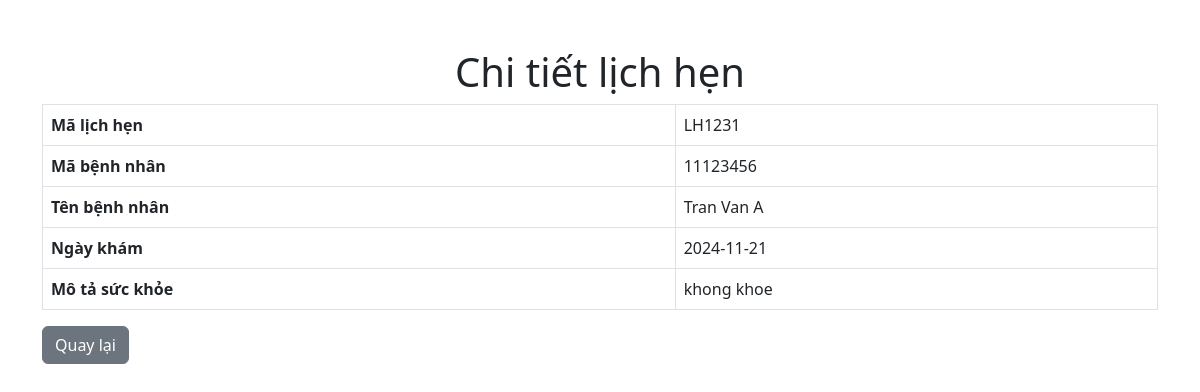
Screenshot of /admin/tiepTan/chitiet.php?maLichHen=LH1231 with the database file from the repository.
### tables this page shows
CREATE TABLE `lichhenkham` (
  `maLichHen` varchar(10) NOT NULL,
  `ngayKham` date NOT NULL,
  `gioKham` time NOT NULL,
  `moTa` text DEFAULT NULL,
  `maDichVu` varchar(10) NOT NULL,
  `maKhoa` varchar(50) NOT NULL,
  `maBacSi` int(11) NOT NULL,
  `maBenhNhan` int(11) NOT NULL
);

CREATE TABLE `benhnhan` (
  `maBenhNhan` int(11) NOT NULL,
  `tenBenhNhan` varchar(100) NOT NULL,
  `namSinh` date NOT NULL,
  `gioitinh` enum('Nam','Nữ','Tùy chỉnh') NOT NULL,
  `diaChi` text DEFAULT NULL,
  `sdt` varchar(11) NOT NULL,
  `maBHYT` varchar(15) DEFAULT NULL,
  `maPhieuKham` varchar(10) DEFAULT NULL
);

### admin/tiepTan/chitiet.php (the view, shortened to what this page needs)
<?php
require_once("../config/config.php");
$maLichHen = isset($_GET['maLichHen']) ? $_GET['maLichHen'] : null;
$lichHen = null;
if ($maLichHen) {
    $sql = "SELECT lhk.maLichHen, lhk.maBenhNhan, bn.tenBenhNhan, lhk.ngayKham, lhk.moTa            FROM lichhenkham lhk
            JOIN benhnhan bn ON lhk.maBenhNhan = bn.maBenhNhan
            WHERE lhk.maLichHen = ?";
    $stmt = $conn->prepare($sql);
    $stmt->bind_param("s", $maLichHen);
    $stmt->execute();
    $result = $stmt->get_result();
    if ($result->num_rows > 0) {
        $lichHen = $result->fetch_assoc();
    } else {
        die("Không tìm thấy lịch hẹn.");
    }
} else {
    die("Không có mã lịch hẹn được truyền vào.");
}
?>
<!DOCTYPE html>
<html lang="vi">
<head>
    <link rel="stylesheet" href="https://cdn.jsdelivr.net/npm/bootstrap@5.2.3/dist/css/bootstrap.min.css">
</head>
<body>
    <div class="container mt-5">
        <h1 class="text-center">Chi tiết lịch hẹn</h1>
        <?php if ($lichHen): ?>
            <table class="table table-bordered">
                <tr>
                    <th>Mã lịch hẹn</th>
                    <td><?php echo htmlspecialchars($lichHen['maLichHen']); ?></td>
                </tr>
                <tr>
                    <th>Mã bệnh nhân</th>
                    <td><?php echo htmlspecialchars($lichHen['maBenhNhan']); ?></td>
                </tr>
                <tr>
                    <th>Tên bệnh nhân</th>
                    <td><?php echo htmlspecialchars($lichHen['tenBenhNhan']); ?></td>
                </tr>
                <tr>
                    <th>Ngày khám</th>
                    <td><?php echo htmlspecialchars($lichHen['ngayKham']); ?></td>
                </tr>
                <tr>
                    <th>Mô tả sức khỏe</th>
                    <td><?php echo htmlspecialchars($lichHen['moTa']); ?></td>
                </tr>
            </table>
            <a href="?quanli=quan-ly-lich-kham" class="btn btn-secondary">Quay lại</a>
        <?php else: ?>
            <p class="text-danger">Không tìm thấy lịch hẹn!</p>
        <?php endif; ?>
    </div>
</body>
</html>

### rows the page displays
lichhenkham: maLichHen "LH1231", maBenhNhan "11123456", benhnhan.tenBenhNhan "Tran Van A", ngayKham "2024-11-21", moTa "khong khoe"
